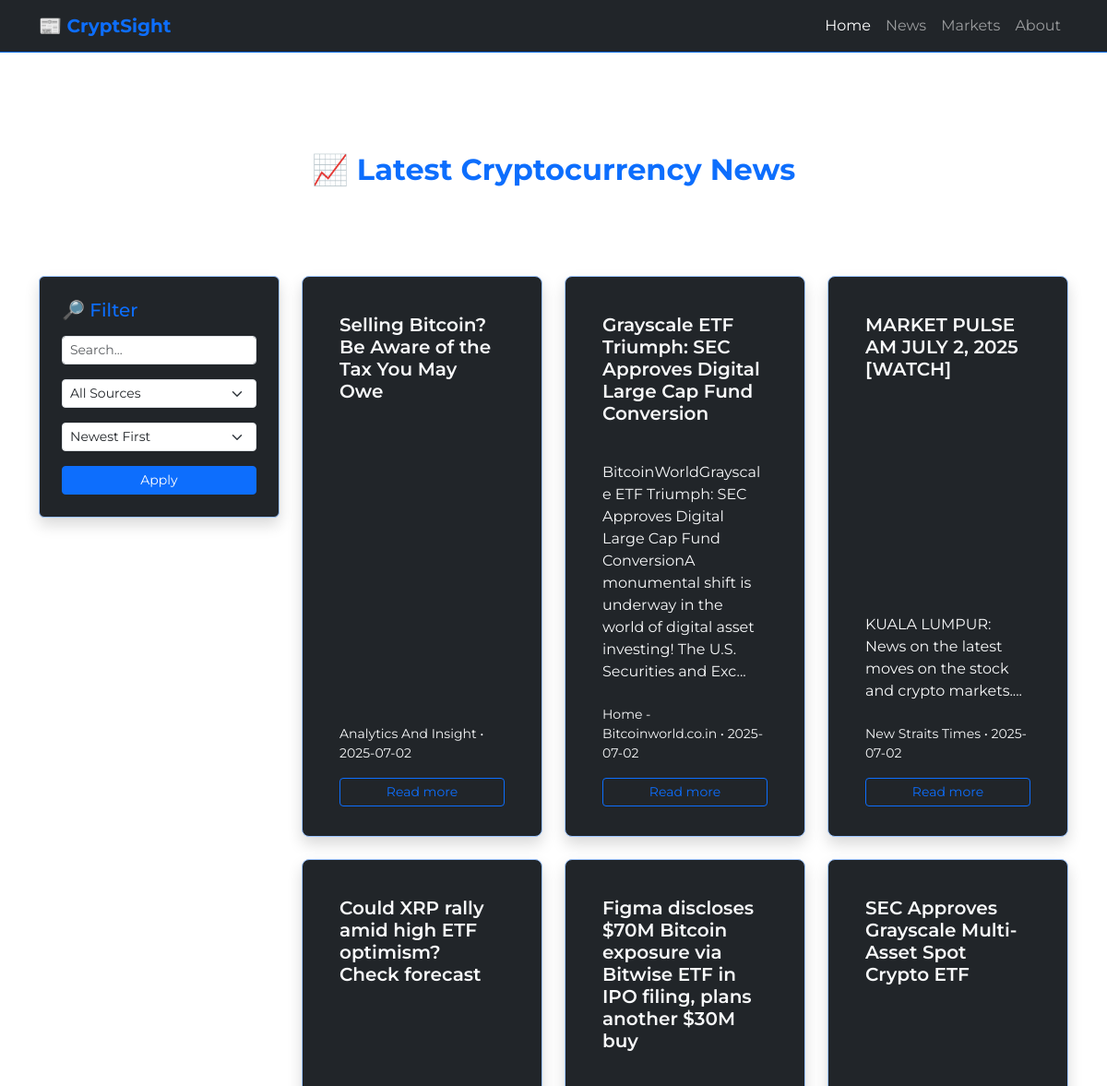
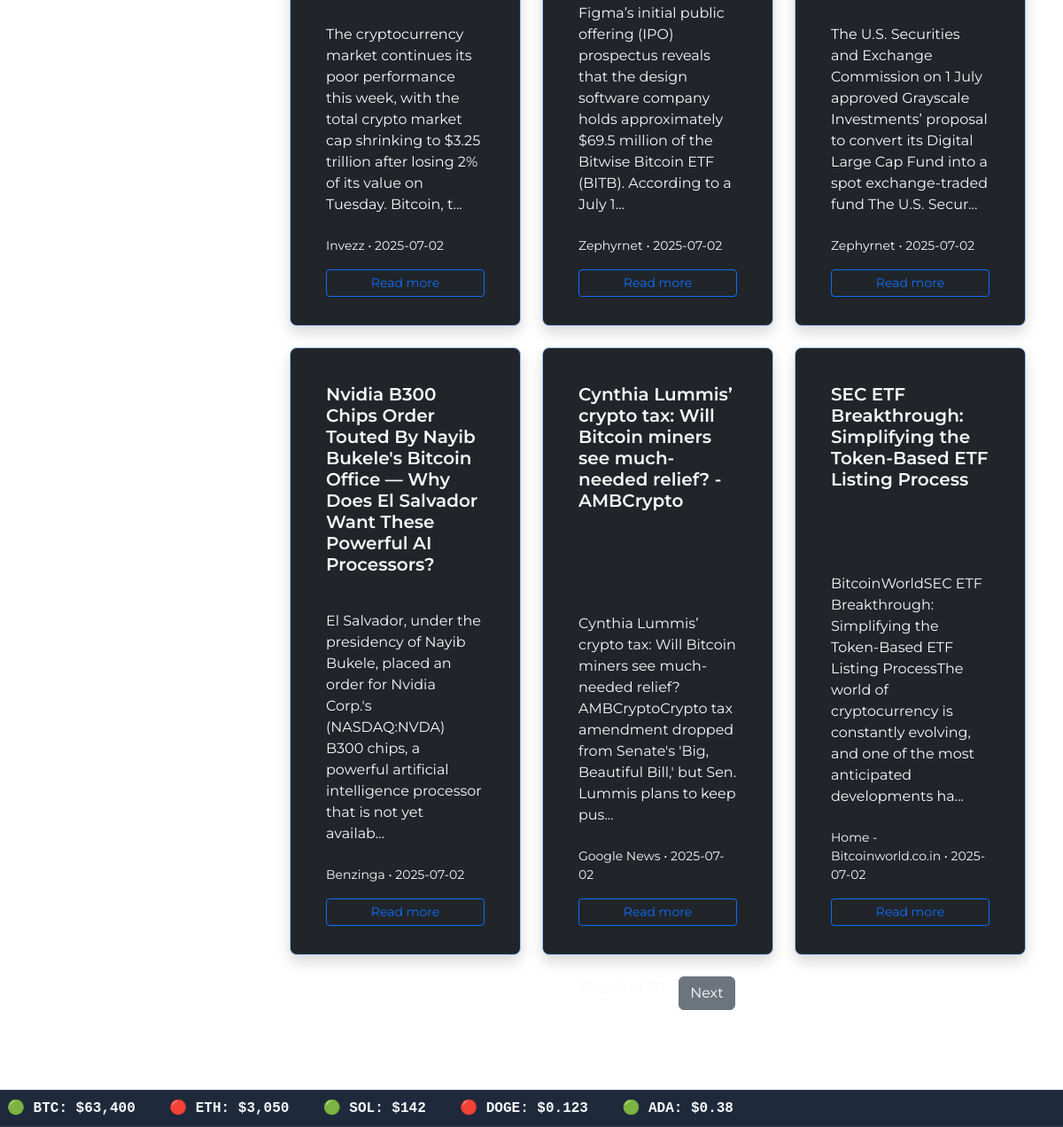
The app's page /news, older data (2 pictures, top to bottom).
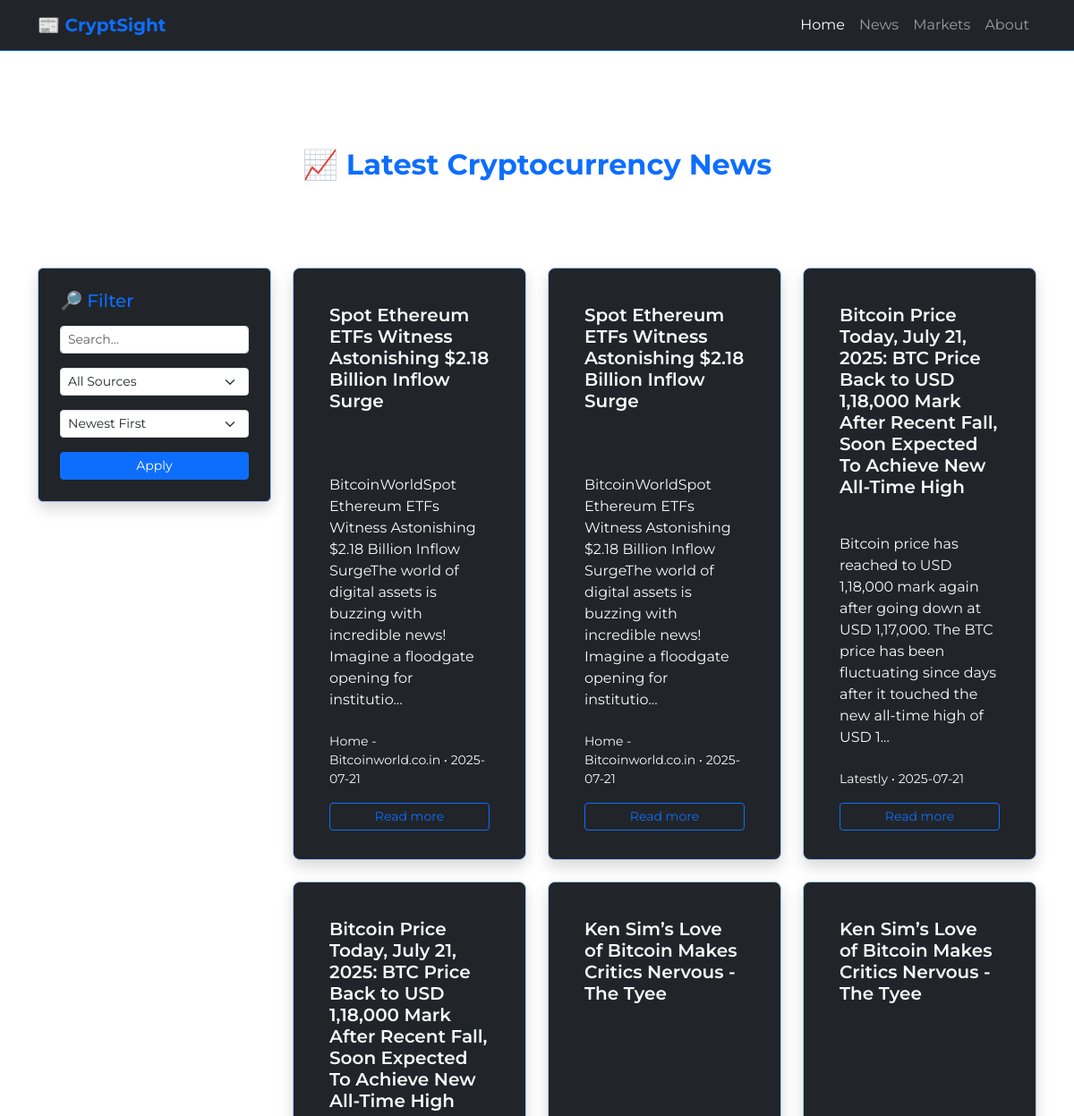
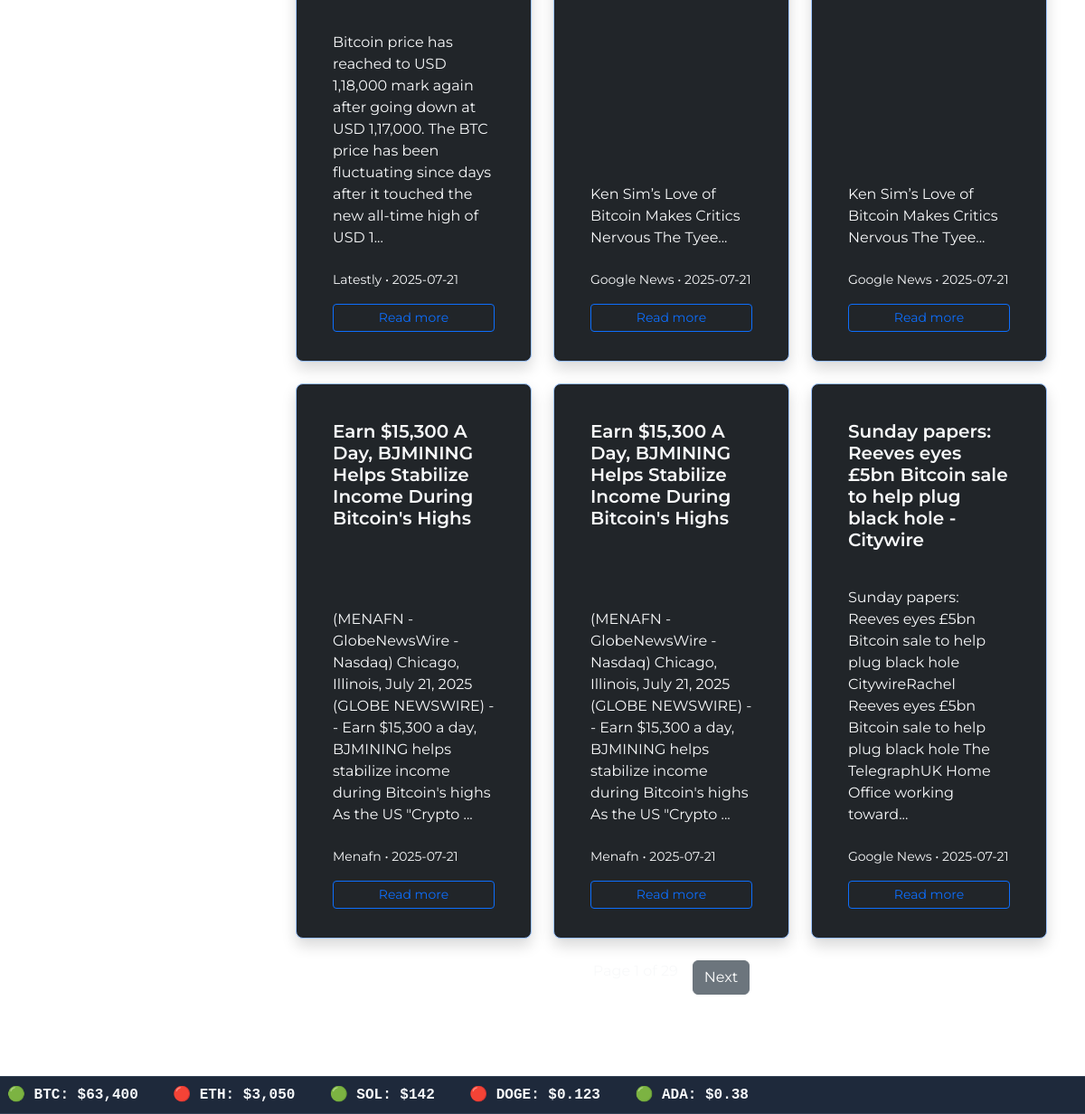
The same page, newer data (2 pictures, top to bottom).
### models.py (models this page shows)
class NewsArticle(Base):
    __tablename__ = "news_articles"
    id = Column(Integer, primary_key=True, index=True)
    title = Column(String, nullable=False)
    summary = Column(String)
    url = Column(String, nullable=False)
    source = Column(String)
    published_at = Column(DateTime)

### app.py (the view)
@app.route('/news')
def news():
    session = SessionLocal()
    query = session.query(NewsArticle)
    search = request.args.get("q")
    if search:
        query = query.filter(or_(
            NewsArticle.title.ilike(f"%{search}%"),
            NewsArticle.summary.ilike(f"%{search}%")
        ))
    source = request.args.get("source")
    if source:
        query = query.filter(NewsArticle.source == source)
    sort_order = request.args.get("sort", "desc")
    if sort_order == "asc":
        query = query.order_by(NewsArticle.published_at.asc())
    else:
        query = query.order_by(NewsArticle.published_at.desc())
    sources = session.query(NewsArticle.source).distinct().all()
    source_list = [s[0] for s in sources if s[0]]
    page = int(request.args.get('page', 1))
    per_page = 9
    offset = (page - 1) * per_page
    total_articles = session.query(NewsArticle).count()
    total_pages = ceil(total_articles / per_page)
    articles = (
        query
        .offset(offset)
        .limit(per_page)
        .all()
    )
    session.close()
    return render_template(
        'news.html',
        articles=articles,
        sources=source_list,
        current_page=page,
        total_pages=total_pages,
        last_updated=get_last_updated()
    )

### app.py (called while the page is built)
def get_last_updated():
    session = SessionLocal()
    latest_article = session.query(NewsArticle).order_by(NewsArticle.published_at.desc()).first()
    session.close()
    return latest_article.published_at.strftime('%b %d, %Y %I:%M %p') if latest_article else "N/A"

### templates/news.html (shortened to what this page needs)
{% extends "index.html" %}
{% block stylesheet %}
    <link rel="stylesheet" href="{{ url_for('static', filename='css/news.css') }}">
{% endblock %}
{% block news %}
<section class="py-5" style="min-height: 100vh;">
  <div class="container text-white">
    <h2 class="text-center fw-bold mb-5">
      📈 <span class="text-primary">Latest Cryptocurrency News</span>
    </h2>
    <div class="text-center mb-4">
    </div>
    <div class="row">
      <div class="col-md-3 mb-4">
        <div class="bg-dark p-4 rounded shadow border border-primary-subtle">
          <h5 class="text-primary mb-3">🔎 Filter</h5>
          <form method="get" action="/news">
            <div class="mb-3">
              <input type="text" name="q" placeholder="Search..." value="{{ request.args.get('q', '') }}" class="form-control form-control-sm" />
            </div>
            <div class="mb-3">
              <select name="source" class="form-select form-select-sm">
                <option value="">All Sources</option>
              </select>
            </div>
            <div class="mb-3">
              <select name="sort" class="form-select form-select-sm">
                <option value="desc" {% if request.args.get('sort') != 'asc' %}selected{% endif %}>Newest First</option>
              </select>
            </div>
            <div class="d-grid">
              <button type="submit" class="btn btn-primary btn-sm">Apply</button>
            </div>
          </form>
        </div>
      </div>
      <div class="col-md-9">
        <div class="row row-cols-1 row-cols-md-2 row-cols-lg-3 g-4">
          {% for article in articles %}
            <div class="col">
              <div class="card h-100 bg-dark text-light shadow rounded-3 border border-primary-subtle">
                <div class="card-body d-flex flex-column justify-content-between">
                  <h5 class="card-title fw-semibold">{{ article.title }}</h5>
                  <p class="card-text">{{ article.summary[:180] ~ '...' if article.summary }}</p>
                </div>
                <div class="card-footer border-0 bg-transparent small">
                  {{ article.source }} &bullet;
                  {{ article.published_at.strftime('%Y-%m-%d') if article.published_at }}
                </div>
                <div class="card-footer bg-transparent border-0">
                  <a href="{{ article.url }}" target="_blank" class="btn btn-sm btn-outline-primary w-100">Read more</a>
                </div>
              </div>
            </div>
          {% endfor %}
        </div>
        {% if total_pages > 1 %}
            <nav aria-label="...">
            <ul class="pagination justify-content-center text-center my-4">
                <li class="page-item mx-2 text-light">Page {{ current_page }} of {{ total_pages }}</li>
                {% if current_page < total_pages %}
                <a href="{{ url_for('news', page=current_page + 1) }}" class="btn btn-secondary mx-2">Next</a>
                {% endif %}
            </ul>
            </nav>
        {% endif %}
      </div>
    </div>
  </div>
</section>
{% endblock %}

Row changes from the older to the newer data that the page shows:
no longer on this page (row unchanged): NewsArticle: title "Selling Bitcoin? Be Aware of the Tax You May Owe", source "Analytics And Insight", published_at "2025-07-02"
no longer on this page (row unchanged): NewsArticle: title "Grayscale ETF Triumph: SEC Approves Digital Large Cap Fund Conversion", summary "BitcoinWorldGrayscale ETF Triumph: SEC Approves Digital Large Cap Fund ConversionA monumental shift is underway in the world of digital asset investing! The U.S. Securities and Exc...", source "Home - Bitcoinworld.co.in", published_at "2025-07-02"
no longer on this page (row unchanged): NewsArticle: title "MARKET PULSE AM JULY 2, 2025 [WATCH]", summary "KUALA LUMPUR: News on the latest moves on the stock and crypto markets....", source "New Straits Times", published_at "2025-07-02"
no longer on this page (row unchanged): NewsArticle: title "Could XRP rally amid high ETF optimism? Check forecast", summary "The cryptocurrency market continues its poor performance this week, with the total crypto market cap shrinking to $3.25 trillion after losing 2% of its value on Tuesday. Bitcoin, t...", source "Invezz", published_at "2025-07-02"
no longer on this page (row unchanged): NewsArticle: title "Figma discloses $70M Bitcoin exposure via Bitwise ETF in IPO filing, plans another $30M buy", summary "Figma’s initial public offering (IPO) prospectus reveals that the design software company holds approximately $69.5 million of the Bitwise Bitcoin ETF (BITB). According to a July 1...", source "Zephyrnet", published_at "2025-07-02"
no longer on this page (row unchanged): NewsArticle: title "SEC Approves Grayscale Multi-Asset Spot Crypto ETF", summary "The U.S. Securities and Exchange Commission on 1 July approved Grayscale Investments’ proposal to convert its Digital Large Cap Fund into a spot exchange-traded fund The U.S. Secur...", source "Zephyrnet", published_at "2025-07-02"
no longer on this page (row unchanged): NewsArticle: title "Nvidia B300 Chips Order Touted By Nayib Bukele's Bitcoin Office — Why Does El Salvador Want These Powerful AI Processors?", summary "El Salvador, under the presidency of Nayib Bukele, placed an order for Nvidia Corp.'s (NASDAQ:NVDA) B300 chips, a powerful artificial intelligence processor that is not yet availab...", source "Benzinga", published_at "2025-07-02"
no longer on this page (row unchanged): NewsArticle: title "Cynthia Lummis’ crypto tax: Will Bitcoin miners see much-needed relief? - AMBCrypto", summary "Cynthia Lummis’ crypto tax: Will Bitcoin miners see much-needed relief? AMBCryptoCrypto tax amendment dropped from Senate's 'Big, Beautiful Bill,' but Sen. Lummis plans to keep pus...", source "Google News", published_at "2025-07-02"
no longer on this page (row unchanged): NewsArticle: title "SEC ETF Breakthrough: Simplifying the Token-Based ETF Listing Process", summary "BitcoinWorldSEC ETF Breakthrough: Simplifying the Token-Based ETF Listing ProcessThe world of cryptocurrency is constantly evolving, and one of the most anticipated developments ha...", source "Home - Bitcoinworld.co.in", published_at "2025-07-02"
added NewsArticle: title "Spot Ethereum ETFs Witness Astonishing $2.18 Billion Inflow Surge", summary "BitcoinWorldSpot Ethereum ETFs Witness Astonishing $2.18 Billion Inflow SurgeThe world of digital assets is buzzing with incredible news! Imagine a floodgate opening for institutio...", source "Home - Bitcoinworld.co.in", published_at "2025-07-21"
added NewsArticle: title "Spot Ethereum ETFs Witness Astonishing $2.18 Billion Inflow Surge", summary "BitcoinWorldSpot Ethereum ETFs Witness Astonishing $2.18 Billion Inflow SurgeThe world of digital assets is buzzing with incredible news! Imagine a floodgate opening for institutio...", source "Home - Bitcoinworld.co.in", published_at "2025-07-21"
added NewsArticle: title "Bitcoin Price Today, July 21, 2025: BTC Price Back to USD 1,18,000 Mark After Recent Fall, Soon Expected To Achieve New All-Time High", summary "Bitcoin price has reached to USD 1,18,000 mark again after going down at USD 1,17,000. The BTC price has been fluctuating since days after it touched the new all-time high of USD 1...", source "Latestly", published_at "2025-07-21"
added NewsArticle: title "Bitcoin Price Today, July 21, 2025: BTC Price Back to USD 1,18,000 Mark After Recent Fall, Soon Expected To Achieve New All-Time High", summary "Bitcoin price has reached to USD 1,18,000 mark again after going down at USD 1,17,000. The BTC price has been fluctuating since days after it touched the new all-time high of USD 1...", source "Latestly", published_at "2025-07-21"
added NewsArticle: title "Ken Sim’s Love of Bitcoin Makes Critics Nervous - The Tyee", summary "Ken Sim’s Love of Bitcoin Makes Critics Nervous The Tyee...", source "Google News", published_at "2025-07-21"
added NewsArticle: title "Ken Sim’s Love of Bitcoin Makes Critics Nervous - The Tyee", summary "Ken Sim’s Love of Bitcoin Makes Critics Nervous The Tyee...", source "Google News", published_at "2025-07-21"
added NewsArticle: title "Earn $15,300 A Day, BJMINING Helps Stabilize Income During Bitcoin's Highs", summary "(MENAFN - GlobeNewsWire - Nasdaq) Chicago, Illinois, July 21, 2025 (GLOBE NEWSWIRE) -- Earn $15,300 a day, BJMINING helps stabilize income during Bitcoin's highs As the US \"Crypto ...", source "Menafn", published_at "2025-07-21"
added NewsArticle: title "Earn $15,300 A Day, BJMINING Helps Stabilize Income During Bitcoin's Highs", summary "(MENAFN - GlobeNewsWire - Nasdaq) Chicago, Illinois, July 21, 2025 (GLOBE NEWSWIRE) -- Earn $15,300 a day, BJMINING helps stabilize income during Bitcoin's highs As the US \"Crypto ...", source "Menafn", published_at "2025-07-21"
added NewsArticle: title "Sunday papers: Reeves eyes £5bn Bitcoin sale to help plug black hole - Citywire", summary "Sunday papers: Reeves eyes £5bn Bitcoin sale to help plug black hole CitywireRachel Reeves eyes £5bn Bitcoin sale to help plug black hole The TelegraphUK Home Office working toward...", source "Google News", published_at "2025-07-21"
